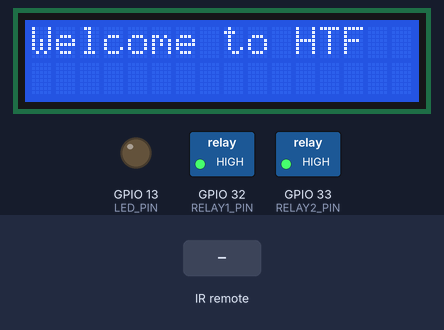
This sketch was run on a simulated ESP32. Parts: 16×2 character LCD, switched loads named in the sketch (green lamp = pin HIGH), output pins drawn as LEDs (lit = HIGH). Inputs (shaded band) come from the test bench. WiFi joins after 1.5 s; servers stay silent unless stated; EEPROM starts erased; the modem accepts every AT command (registered, SIM ready, sends succeed) and sends nothing else; what the sketch prints to the serial monitor is not drawn.

Above: at 1.2 s.
1.3 s: infrared code 0x54 received
At 3.0 s:
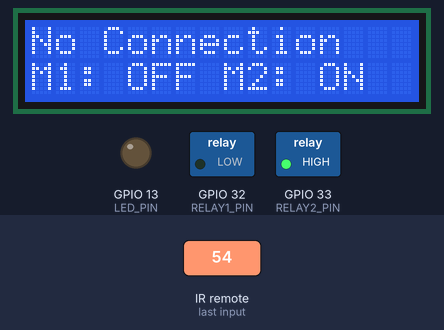
4.3 s: infrared code 0x16 received
At 4.9 s:
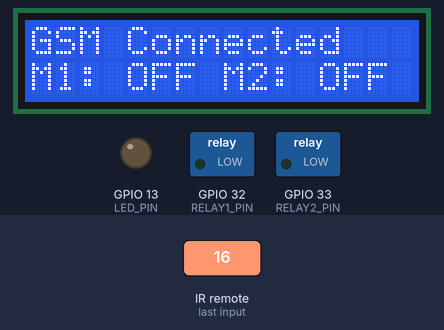
6.0 s: infrared code 0x15 received
At 7.7 s:
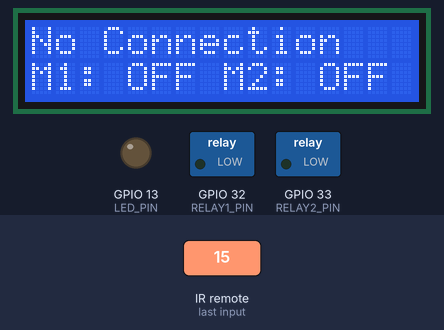
8.6 s: infrared code 0x54 received
At 10.0 s:
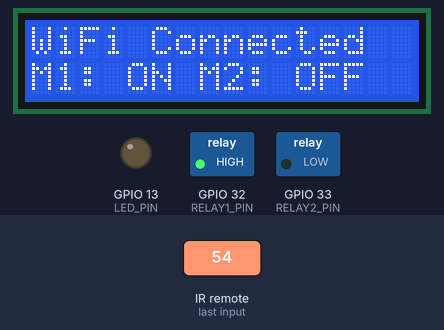
10.3 s: infrared code 0x16 received
At 11.2 s:
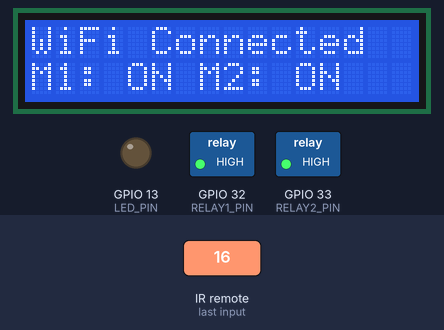
12.0 s: infrared code 0x15 received
At 13.7 s:
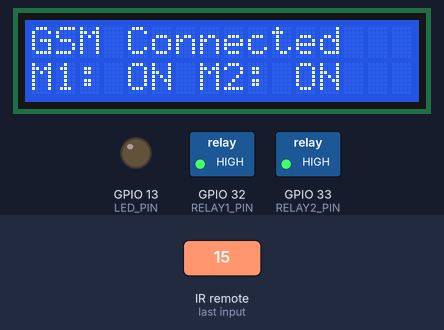
Timing chart, 0 to 15.2 s (numbered marks = the images above; inputs shaded):
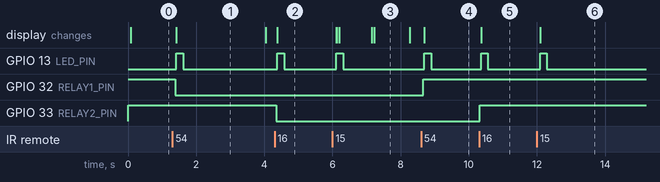

The sketch:

main_V1.01.ino
```cpp
#include <IRremote.h>
#include <Wire.h>
#include <LiquidCrystal_I2C.h>
#include <WiFi.h>
#include <EEPROM.h>
#include <SoftwareSerial.h>

#define EEPROM_SIZE 512 // Define EEPROM size
#define BOOT_COUNT_ADDR EEPROM_SIZE - 1 // Use the last address for the counter

// Wi-Fi credentials
const char* ssid = "Nadim";
const char* password = "ssss1111";
const char* gsmApn = "internet";

// Pin definitions
#define LED_PIN 13
#define TEMP_SENSOR_PIN 14
#define IR_RECEIVER_PIN 19
#define RELAY1_PIN 32
#define RELAY2_PIN 33
#define GSM_RESET_PIN 5
#define GSM_TX_PIN 26
#define GSM_RX_PIN 27

// LCD setup
LiquidCrystal_I2C lcd(0x27, 16, 2);

// Motor states and EEPROM addresses
bool motor1State = false;
bool motor2State = false;
#define MOTOR1_ADDR 0
#define MOTOR2_ADDR 1
#define CONNECTION_METHOD_ADDR 2

// Task handles
TaskHandle_t IRTaskHandle = NULL;
TaskHandle_t WiFiTaskHandle = NULL;
TaskHandle_t LCDTaskHandle = NULL;
TaskHandle_t GSMTaskHandle = NULL;

// Connection state and timing
bool connectionMethod = false;
unsigned long wifiConnectedTime = 0;
unsigned long gsmConnectedTime = 0;

// Software serial for GSM
SoftwareSerial gsmSerial(GSM_RX_PIN, GSM_TX_PIN);

// Last IR command for filtering
unsigned long lastCommand = 0;
unsigned long lastReceiveTime = 0;

// Function declarations
void blinkLed();
void updateLCD();
void saveMotorState();
void toggleConnectionMethod();
void processIRCommand(unsigned long command);

// reset EEPROM at the uploading time
void resetEEPROM()
{
  for (int i = 0; i < EEPROM_SIZE; i++)
  {
    EEPROM.write(i, 0);
  }
  EEPROM.write(BOOT_COUNT_ADDR, 1); // Set counter to initialized state
  EEPROM.commit();
  Serial.println("EEPROM has been reset.");
}

// LED blink function for IR feedback
void blinkLed()
{
  digitalWrite(LED_PIN, HIGH);
  vTaskDelay(200 / portTICK_PERIOD_MS);
  digitalWrite(LED_PIN, LOW);
  vTaskDelay(200 / portTICK_PERIOD_MS);
}

// Update LCD with connection status and motor states
void updateLCD()
{
  lcd.clear();
  lcd.setCursor(0, 0);

  if (connectionMethod == 0 && WiFi.status() == WL_CONNECTED)
  {
    lcd.print("WiFi Connected");
  }
  else if (connectionMethod == 1 && gsmConnectedTime > 0)
  {
    lcd.print("GSM Connected");
  }
  else
  {
    lcd.print("No Connection");
  }

  lcd.setCursor(0, 1);
  lcd.print("M1: ");
  lcd.print(motor1State ? "ON " : "OFF ");
  lcd.print("M2: ");
  lcd.print(motor2State ? "ON " : "OFF");
}

// Save motor states to EEPROM
void saveMotorState()
{
  EEPROM.write(MOTOR1_ADDR, motor1State);
  EEPROM.write(MOTOR2_ADDR, motor2State);
  EEPROM.commit();
}

// Wi-Fi connection task
void WiFiTask(void *pvParameters)
{
  WiFi.begin(ssid, password);
  while (WiFi.status() != WL_CONNECTED)
  {
    Serial.println("Connecting to WiFi...");
    lcd.setCursor(0, 0);
    lcd.print("Concting to WiFi");
    vTaskDelay(1000 / portTICK_PERIOD_MS);
  }
  wifiConnectedTime = millis();
  Serial.println("Connected to WiFi!");
  vTaskDelete(NULL);
}

// GSM connection task
void GSMTask(void *pvParameters)
{
  gsmSerial.begin(9600);
  vTaskDelay(1000 / portTICK_PERIOD_MS);
  gsmSerial.println("AT");
  vTaskDelay(1000 / portTICK_PERIOD_MS);
  gsmSerial.println("AT+CGATT=1");
  vTaskDelay(2000 / portTICK_PERIOD_MS);

  gsmConnectedTime = millis();
  Serial.println("GSM Connected!");
  updateLCD();
  vTaskDelete(NULL);
}

// IR Task with command filtering
void IRTask(void *pvParameters)
{
  Serial.println("IRTask started...");
  while (true)
  {
    if (IrReceiver.decode())
    {
      unsigned long command = IrReceiver.decodedIRData.command;

      if (command != 0 && command != 40 && command != lastCommand)
      {
        lastCommand = command;
        lastReceiveTime = millis();
        Serial.print("IR Command Received: ");
        Serial.println(command, HEX);
        processIRCommand(command);
        blinkLed();
      }
      IrReceiver.resume();
    }

    if (millis() - lastReceiveTime > 500)
    {
      lastCommand = 0;
    }
    vTaskDelay(100 / portTICK_PERIOD_MS);
  }
}

// Process IR commands
void processIRCommand(unsigned long command)
{
  switch (command)
  {
    case 0x54: // Motor 1 toggle
      motor1State = !motor1State;
      digitalWrite(RELAY1_PIN, motor1State ? HIGH : LOW);
      saveMotorState();
      updateLCD();
      break;

    case 0x16: // Motor 2 toggle
      motor2State = !motor2State;
      digitalWrite(RELAY2_PIN, motor2State ? HIGH : LOW);
      saveMotorState();
      updateLCD();
      break;

    case 0x15: // Toggle Wi-Fi/GSM
      toggleConnectionMethod();
      break;

    default:
      Serial.println("Unknown IR command");
      break;
  }
}

// Toggle between Wi-Fi and GSM connections
void toggleConnectionMethod()
{
  connectionMethod = !connectionMethod;
  EEPROM.write(CONNECTION_METHOD_ADDR, connectionMethod);
  EEPROM.commit();
  updateLCD();

  if (connectionMethod == 0)
  {
    Serial.println("Switching to Wi-Fi...");
    if (WiFiTaskHandle == NULL)
    {
      xTaskCreate(WiFiTask, "WiFiTask", 4096, NULL, 1, &WiFiTaskHandle);
    }
  }
  else
  {
    Serial.println("Switching to GSM...");
    if (GSMTaskHandle == NULL)
    {
      xTaskCreate(GSMTask, "GSMTask", 4096, NULL, 1, &GSMTaskHandle);
    }
  }
}

// LCD task to update motor and connection status
void LCDTask(void *pvParameters)
{
  lcd.init();
  lcd.clear();
  lcd.backlight();
  lcd.print("Welcome to HTF");
  delay(3000);

  while (true)
  {
    updateLCD();
    vTaskDelay(1000 / portTICK_PERIOD_MS);
  }
}

// Setup function
void setup()
{
  Serial.begin(115200);
  EEPROM.begin(EEPROM_SIZE);

  // Check the boot counter
  int bootCount = EEPROM.read(BOOT_COUNT_ADDR);
  if (bootCount == 0) // Check if uninitialized
  {
    resetEEPROM();
  }

  motor1State = EEPROM.read(MOTOR1_ADDR);
  motor2State = EEPROM.read(MOTOR2_ADDR);
  connectionMethod = EEPROM.read(CONNECTION_METHOD_ADDR);

  pinMode(LED_PIN, OUTPUT);
  pinMode(RELAY1_PIN, OUTPUT);
  pinMode(RELAY2_PIN, OUTPUT);
  IrReceiver.begin(IR_RECEIVER_PIN, ENABLE_LED_FEEDBACK);
  digitalWrite(RELAY1_PIN, motor1State ? HIGH : LOW);
  digitalWrite(RELAY2_PIN, motor2State ? HIGH : LOW);
  updateLCD();

  if (connectionMethod == 0)
  {
    xTaskCreate(WiFiTask, "WiFiTask", 4096, NULL, 1, &WiFiTaskHandle);
  }
  else
  {
    xTaskCreate(GSMTask, "GSMTask", 4096, NULL, 1, &GSMTaskHandle);
  }

  xTaskCreate(IRTask, "IRTask", 4096, NULL, 1, &IRTaskHandle);
  xTaskCreate(LCDTask, "LCDTask", 2048, NULL, 1, &LCDTaskHandle);
}

// Main loop
void loop()
{
  // Handled by FreeRTOS tasks
}
```

Measured:
- after the input at 1.3 s, GPIO 13 (LED_PIN): LOW → HIGH after 0.12 s, → LOW 0.20 s later; GPIO 32 (RELAY1_PIN): HIGH → LOW after 0.09 s; the display: changes after 0.12 s (image 1)
- after the input at 4.3 s, GPIO 13 (LED_PIN): LOW → HIGH after 0.08 s, → LOW 0.20 s later; GPIO 33 (RELAY2_PIN): HIGH → LOW at once; the display: changes after 0.08 s (image 2)
- after the input at 6.0 s, GPIO 13 (LED_PIN): LOW → HIGH after 0.11 s, → LOW 0.20 s later; the display: changes after 0.11 s (image 3)
- after the input at 8.6 s, GPIO 13 (LED_PIN): LOW → HIGH after 0.10 s, → LOW 0.20 s later; GPIO 32 (RELAY1_PIN): LOW → HIGH after 0.07 s; the display: changes after 0.10 s (image 4)
- after the input at 10.3 s, GPIO 13 (LED_PIN): LOW → HIGH after 0.06 s, → LOW 0.20 s later; GPIO 33 (RELAY2_PIN): LOW → HIGH at once; the display: changes after 0.06 s (image 5)
- after the input at 12.0 s, GPIO 13 (LED_PIN): LOW → HIGH after 0.09 s, → LOW 0.20 s later; the display: changes after 0.09 s (image 6)
- what the display in image 1 shows lasts 2.6 s, from 1.4 s to 4.0 s
